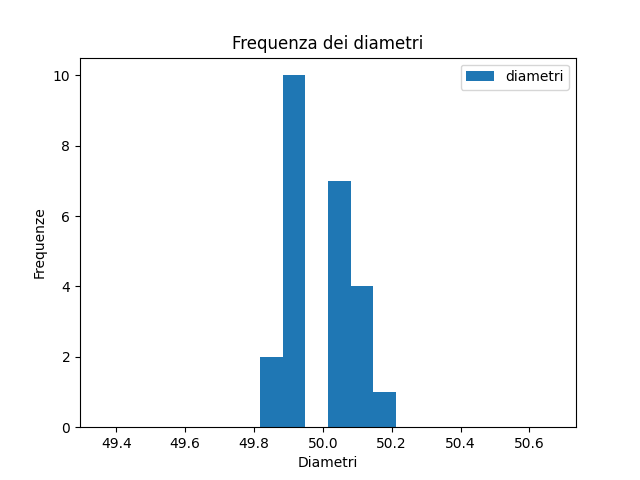

Write the Python code that produced this figure.
import numpy as np
import matplotlib.pyplot as mpl

# Carica i dati dei diametri
data = np.loadtxt("diametri.dat")

# Calcola l'istogramma
mpl.hist(data, bins = 20, range = (data.min() - 0.5, data.max() + 0.5), label = "diametri")

# Cosmetics
mpl.title("Frequenza dei diametri")
mpl.xlabel("Diametri")
mpl.ylabel("Frequenze")
mpl.legend()

# Salva su una immagine .png
mpl.savefig("plot.png")

mpl.show()